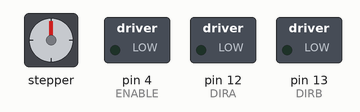
This sketch was run on a simulated Arduino Uno, built with avr-gcc and run on an emulated ATmega328P. On the bench: stepper motor, switched loads named in the sketch (green lamp = pin HIGH). Stepper angles assume 2048 steps per turn.

Above: at 0.1 s.
At 9.5 s:
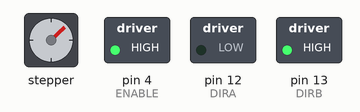
At 11.4 s:
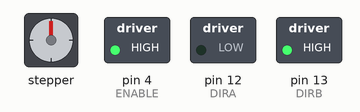
At 19.1 s:
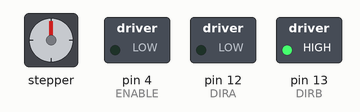
Timing chart, 0 to 20.6 s (numbered marks = the images above):
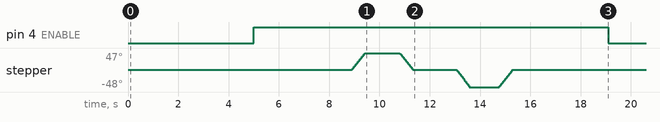

The sketch:

Task2.ino
```cpp
//measure car speed with CarSpeedTest.ino and modify hilighted sections accordingly
#define ENABLE 4
#define DIRA 12
#define DIRB 13
#include <Stepper.h>
Stepper stepper(2048, 8, 10, 9, 11);


int carspeed=3;        //ENTER SPEED OF MOTOR IN MS/MM HERE
int L = 230;            //ENTER L OF YOUR CAR IN MM HERE
int rightturn = 270;     //ADJUST DEPENDING ON STEPPER/WHEEL ORIENTATION
int leftturn = -270;     //ADJUST DEPENDING ON STEPPER/WHEEL ORIENTATION

void setup(){
  delay(5000);
  pinMode(ENABLE,OUTPUT);
  pinMode(DIRA,OUTPUT);
  pinMode(DIRB,OUTPUT);
  stepper.setSpeed(15);
  digitalWrite(ENABLE,HIGH);
  digitalWrite(DIRA,LOW); //set motor direction to positive
    digitalWrite(DIRB,HIGH);; //full power to motor, turns at full speed
  delay(5.65*L*carspeed);        //car continues forward for 5/6 of distance
  stepper.step(rightturn);    //car begins to turn right
  delay(2*L*carspeed);          //car continues to turn right for 1/6 of distance
  stepper.step(leftturn);
  digitalWrite(ENABLE,HIGH);//wheels straighten
  delay(2.5*L*carspeed);        //car continues straight for 5/6 of second distance
  stepper.step(leftturn);     //car begins to turn left
  delay(1.7*L*carspeed);          //car continues to turn left for remaining 1/6 of distance
  stepper.step(rightturn);    //wheels straighten
  delay(5.5*L*carspeed);        //car travels full final distance
   digitalWrite(ENABLE,LOW);   //motor turns off, car stops
}

void loop(){

}
```
